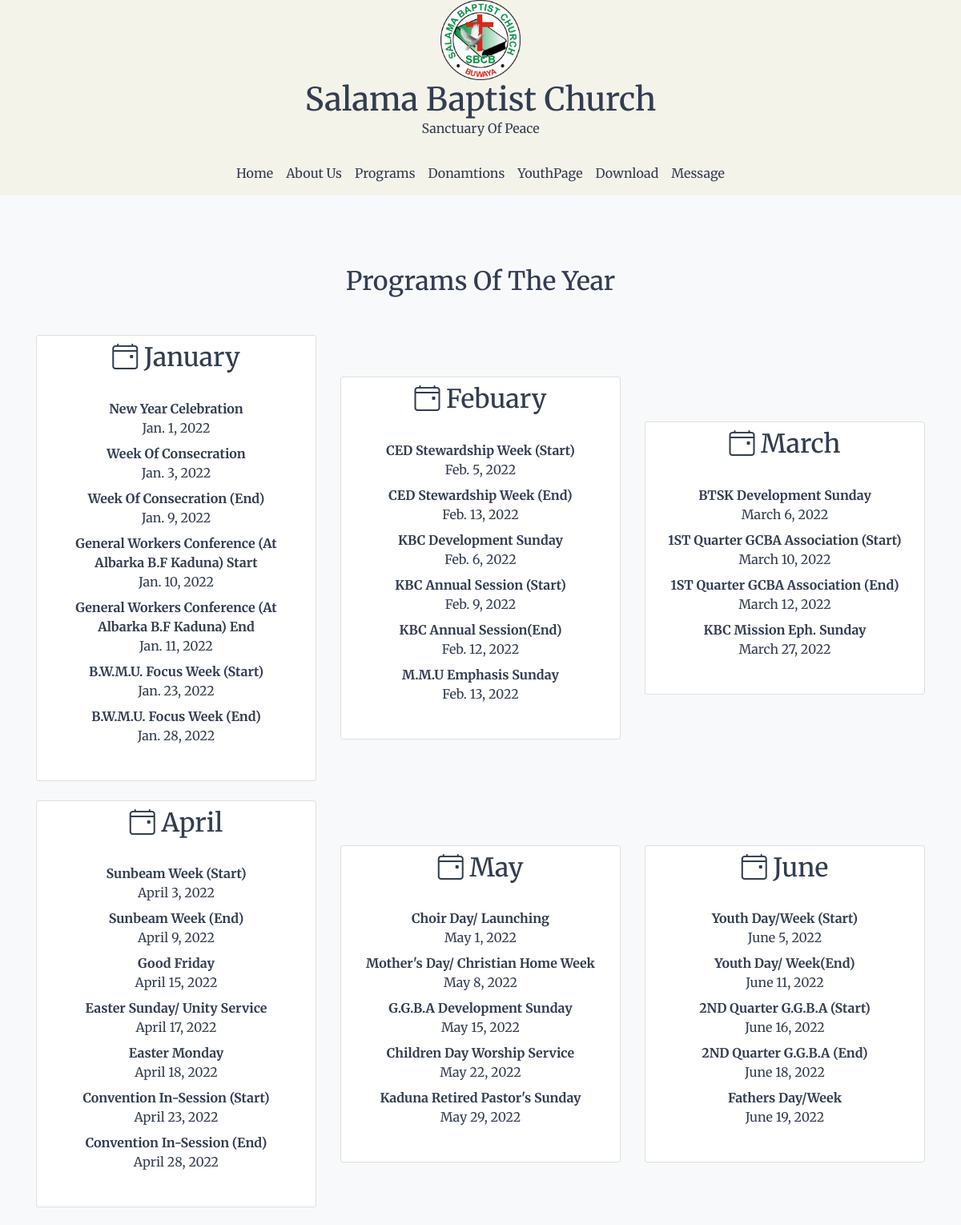
Page /programs (upper part) on the committed database.
### salamaapp/models.py (models this page shows)
class January(models.Model):
    title= models.CharField( max_length=300)
    date= models.DateField( blank=True)

class Feburary(models.Model):
    title= models.CharField( max_length=300)
    date= models.DateField( blank=True)

class March(models.Model):
    title= models.CharField( max_length=300)
    date= models.DateField( blank=True)

class April(models.Model):
    title= models.CharField( max_length=300)
    date= models.DateField( blank=True)

class May(models.Model):
    title= models.CharField( max_length=300)
    date= models.DateField( blank=True)

class June(models.Model):
    title= models.CharField( max_length=300)
    date= models.DateField( blank=True)

### salamaapp/views.py (the view)
# urls.py: path('programs', views.programs, name='programs'),
def programs(request):
    jan= January.objects.all()
    feb= Feburary.objects.all()
    march= March.objects.all()
    april= April.objects.all()
    may= May.objects.all()
    june= June.objects.all()
    july= July.objects.all()
    aug= August.objects.all()
    sept= September.objects.all()
    oct= October.objects.all()
    nov= November.objects.all()
    dec= December.objects.all()
    return render(request, 'programs.html', {'jan': jan, 'feb': feb, 'march': march, 'april': april, 'may': may, 'june':june, 'july':july, 'august': aug, 'sept': sept, 'oct':oct, 'nov': nov, 'dec': dec})

### templates/programs.html (shortened to what this page needs)
{% load static %}
<!DOCTYPE html>
<html lang="en">
<head>
        <link rel="stylesheet" href="https://cdn.jsdelivr.net/npm/bootstrap-icons@1.7.1/font/bootstrap-icons.css">
        <link rel="stylesheet" href="{% static 'css/bootstrap.min.css' %}">
        <link rel="stylesheet" href="{% static 'css/styles.css' %}">
</head>
<body class="about-body">
        <section id="title">
             <div>
                <div  class="bootstrap-icons"> <img id="logo" src="{% static 'img/sbclogo.png' %}"></div>
                <h1>Salama Baptist Church</h1>
                <p> Sanctuary Of Peace</p>
            </div>
            <nav class="navbar navbar-expand-lg ">
            <div class="collapse navbar-collapse "  id="navbarTogglerDemo02">
                <ul class="navbar-nav mx-auto ">
                    <li class="nav-item">
                        <a class="nav-link" href="/"> Home</a>
                    </li>
                    <li class="nav-item">
                        <a class="nav-link" href="about"> About Us</a>
                    </li>
                    <li class="nav-item">
                        <a class="nav-link" href="programs"> Programs</a>
                    </li>
                    <li class="nav-item">
                        <a class="nav-link" href="donation"> Donamtions </a>
                    </li>
                    <li class="nav-item">
                        <a class="nav-link" href="youthpage">YouthPage</a>
                    </li>
                    <li class="nav-item">
                        <a class="nav-link" href="download">Download</a>
                    </li>
                    <li class="nav-item">
                        <a class="nav-link" href="message">Message</a>
                    </li>
                </ul>
            </div>
        </nav>
        </section>
        <div container>
            <section class="bg-light py-5">
                <div class="feature-work container my-4">
                    <div class="row d-flex d-flex align-items-center">
                        <div class="col-lg-12">
                            <h1 class="feature-work-heading h2 py-3 semi-bold-600">Programs Of The Year</h1>
                        </div>
                        <div class="col-lg-4 col-md-6">
                            <div class="card mt-4 p-2">
                            <h2 class="card-title "><i class="bi bi-calendar4-event mg-2"></i> January</h2>
                                <div class="card-body">
                                    <dl>
                                        {% for p in jan %}
                                        <dt>{{p.title}}</dt>
                                        <dd>{{p.date}}</dd>
                                        {% endfor %}
                                    </dl>
                                </div>
                            </div>
                        </div>
                        <div class="col-lg-4 col-md-6">
                            <div class="card mt-4 p-2">
                            <h2 class="card-title"><i class="bi bi-calendar4-event mg-2"></i> Febuary</h2>
                                <div class="card-body">
                                    <dl>
                                        {% for p in feb %}
                                        <dt>{{p.title}}</dt>
                                        <dd>{{p.date}}</dd>
                                        {% endfor %}
                                    </dl>
                                </div>
                            </div>
                        </div>
                        <div class="col-lg-4 col-md-6">
                            <div class="card mt-4 p-2">
                            <h2 class="card-title"><i class="bi bi-calendar4-event mg-2"></i> March</h2>
                                <div class="card-body">
                                    <dl>
                                        {% for p in march %}
                                        <dt>{{p.title}}</dt>
                                        <dd>{{p.date}}</dd>
                                        {% endfor %}
                                    </dl>
                                </div>
                            </div>
                        </div>
                        <div class="col-lg-4 col-md-6">
                            <div class="card mt-4 p-2">
                            <h2 class="card-title"><i class="bi bi-calendar4-event mg-2"></i> April</h2>
                                <div class="card-body">
                                    <dl>
                                        {% for p in april %}
                                        <dt>{{p.title}}</dt>
                                        <dd>{{p.date}}</dd>
                                        {% endfor %}
                                    </dl>
                                </div>
                            </div>
                        </div>
                        <div class="col-lg-4 col-md-6">
                            <div class="card mt-4 p-2">
                            <h2 class="card-title"><i class="bi bi-calendar4-event mg-2"></i> May</h2>
                                <div class="card-body">
                                    <dl>
                                        {% for p in may %}
                                        <dt>{{p.title}}</dt>
                                        <dd>{{p.date}}</dd>
                                        {% endfor %}
                                    </dl>
                                </div>
                            </div>
                        </div>
                        <div class="col-lg-4 col-md-6">
                            <div class="card mt-4 p-2">
                            <h2 class="card-title"><i class="bi bi-calendar4-event mg-2"></i> June</h2>
                                <div class="card-body">
                                    <dl>
                                        {% for p in june %}
                                        <dt>{{p.title}}</dt>
                                        <dd>{{p.date}}</dd>
                                        {% endfor %}
                                    </dl>
                                </div>
                            </div>
                        </div>
                        <div class="col-lg-4 col-md-6">
                        </div>
                    </div>
                </div>
            </section>
</body>
</html>

### static/css/styles.css (style rules this page uses)
body { background-color: #F4F3EA; color: #333d51; font-family: 'Merriweather', serif; font: size 10px; }
h1 { margin-bottom: 0; }
nav a { color: #333d51; }
img { overflow: hidden; }
#logo { width: 100px; height: 100px; }
#title { text-align: center; }
.about-body { text-align: center; }

### rows in the picture
January: title "New Year Celebration", date "Jan. 1, 2022"
January: title "Week Of Consecration", date "Jan. 3, 2022"
January: title "Week Of Consecration (End)", date "Jan. 9, 2022"
January: title "General Workers Conference (At Albarka B.F Kaduna) Start", date "Jan. 10, 2022"
January: title "General Workers Conference (At Albarka B.F Kaduna) End", date "Jan. 11, 2022"
January: title "B.W.M.U. Focus Week (Start)", date "Jan. 23, 2022"
January: title "B.W.M.U. Focus Week (End)", date "Jan. 28, 2022"
Feburary: title "CED Stewardship Week (Start)", date "Feb. 5, 2022"
Feburary: title "CED Stewardship Week (End)", date "Feb. 13, 2022"
Feburary: title "KBC Development Sunday", date "Feb. 6, 2022"
Feburary: title "KBC Annual Session (Start)", date "Feb. 9, 2022"
Feburary: title "KBC Annual Session(End)", date "Feb. 12, 2022"
Feburary: title "M.M.U Emphasis Sunday", date "Feb. 13, 2022"
March: title "BTSK Development Sunday", date "March 6, 2022"
March: title "1ST Quarter GCBA Association (Start)", date "March 10, 2022"
March: title "1ST Quarter GCBA Association (End)", date "March 12, 2022"
March: title "KBC Mission Eph. Sunday", date "March 27, 2022"
April: title "Sunbeam Week (Start)", date "April 3, 2022"
April: title "Sunbeam Week (End)", date "April 9, 2022"
April: title "Good Friday", date "April 15, 2022"
April: title "Easter Sunday/ Unity Service", date "April 17, 2022"
April: title "Easter Monday", date "April 18, 2022"
April: title "Convention In-Session (Start)", date "April 23, 2022"
April: title "Convention In-Session (End)", date "April 28, 2022"
May: title "Choir Day/ Launching", date "May 1, 2022"
May: title "Mother's Day/ Christian Home Week", date "May 8, 2022"
May: title "G.G.B.A Development Sunday", date "May 15, 2022"
May: title "Children Day Worship Service", date "May 22, 2022"
May: title "Kaduna Retired Pastor's Sunday", date "May 29, 2022"
June: title "Youth Day/Week (Start)", date "June 5, 2022"
June: title "Youth Day/ Week(End)", date "June 11, 2022"
June: title "2ND Quarter G.G.B.A (Start)", date "June 16, 2022"
June: title "2ND Quarter G.G.B.A (End)", date "June 18, 2022"
June: title "Fathers Day/Week", date "June 19, 2022"
